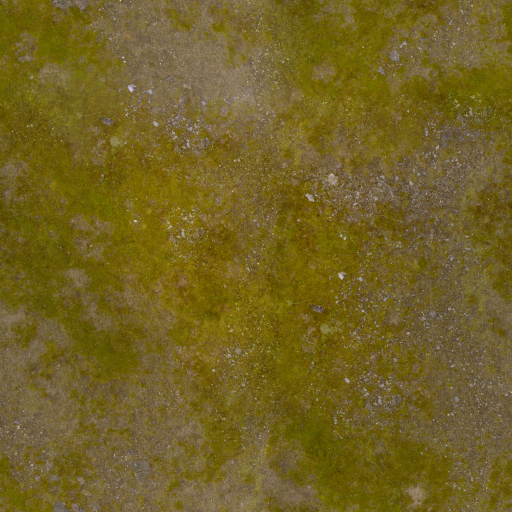
#> input picture WIPGFX/3d/polyhaven_terrain/aerial_grass_rock_Diffuse.jpg, 1024 x 1024 px (shown at 1/2 size)
$ python -i terrain_atlas.py   (imports and definitions only)
#> lines starting #> are read from the running program, lines starting #| are printed output that depends on the picture
"""Terrain atlas (map/terrain/atlas{0,1,2}.dds + atlas_normal{0,1,2}.dds, 4x4 slots of 512/256/128 px, DXT5 + mips).
Slot = `texture =` in common/terrain/00_terrain.txt. Diffuse RGB + A gloss; normal RGB (tangent, the terrain shader
reads .rbg so B is up) + A spec.

  python "WIPGFX/plans & scripts/terrain_atlas.py" revolution   Revolution_Realized's 5x5 aerial atlas (friend's mod,
                                                                 used with permission) + our water/lava  <- in use
  python "WIPGFX/plans & scripts/terrain_atlas.py" polyhaven    Poly Haven (CC0) ground photos (4x4)
  python "WIPGFX/plans & scripts/terrain_atlas.py" satellite    Sentinel-2 cloudless 2016 (CC BY 4.0, credit EOX)
  python "WIPGFX/plans & scripts/terrain_atlas.py" restore      the atlas the mod had before (WIPGFX/Assets/atlas_backup)
  python "WIPGFX/plans & scripts/terrain_atlas.py" scrap        our junk-field tile into slot 19 (Raxus Prime)
  python "WIPGFX/plans & scripts/terrain_atlas.py" umbara       Umbara's dark jungle floor into slot 20 (shader: dusk + glow)
Slots not listed in a source keep their current tile (6 water, 14 lava). Each new tile is brightness-matched to the
pre-existing tile it replaces, so planet colours (colormap overlay) stay balanced. Comparison: WIPGFX/terrain_compare.png
"""
import io, json, os, shutil, sys, urllib.request
import numpy as np
from PIL import Image

sys.path.insert(0, os.path.dirname(os.path.abspath(__file__)))
from flora_props import save_dxt5_mips  # noqa: E402

MAP = "map/terrain"
BACKUP = "WIPGFX/Assets/atlas_backup"
CACHE = "WIPGFX/3d/polyhaven_terrain"
FILES = [f"atlas{i}.dds" for i in range(3)] + [f"atlas_normal{i}.dds" for i in range(3)]
H = {"User-Agent": "HoD-mod/1.0"}
# slot: role -> Poly Haven texture id
POLYHAVEN = {0: "grass_path_2",              # farmland plains (+ snowy plains)
             1: "aerial_grass_rock",         # grass
             2: "aerial_rocks_01",           # grassy hills
             3: "dry_ground_rocks",          # rocky hills
             4: "brown_mud_leaves_01",       # dense forest / jungle floor
             5: "forrest_ground_01",         # forest / jungle
             7: "rocky_terrain_02",          # green mountains
             8: "grass_path_3",              # savanna
             9: "aerial_sand",               # dunes (+ permanent snow)
             10: "aerial_asphalt_01",        # city
             11: "rock_ground",              # rock (+ snowy rock)
             12: "gravelly_sand",            # sand
             13: "cracked_red_ground",       # brown mountain
             15: "red_laterite_soil_stones"}  # red mountain tops
# slot -> (lon, lat, bbox degrees) for the satellite alternative (locations still to be refined, see terrain_compare)
SATELLITE = {1: (-8.3, 53.0, 0.06), 4: (-62.0, -3.3, 0.06), 8: (34.85, -2.35, 0.06), 9: (15.3, -24.72, 0.08),
             11: (8.0, 46.5, 0.08), 15: (118.6, -22.4, 0.08), 10: (31.24, 30.05, 0.03)}


def get(url):
    return urllib.request.urlopen(urllib.request.Request(url, headers=H), timeout=120).read()


# [38 lines left out: functions tileable, polyhaven_maps, satellite_maps, not called in this run]


def build(source):
    if not os.path.exists(f"{BACKUP}/atlas0.dds"):              # first run: keep the pre-existing atlas
        os.makedirs(BACKUP, exist_ok=True)
        for f in FILES:
            shutil.copy2(f"{MAP}/{f}", f"{BACKUP}/{f}")
    ref = np.asarray(Image.open(f"{BACKUP}/atlas0.dds").convert("RGB")).astype(np.float32)
    rt = ref.shape[0] // 4
    tiles = {}
    for slot, spec in source.items():
        diff, nrm, gloss = polyhaven_maps(spec) if isinstance(spec, str) else satellite_maps(*spec)
        old = ref[(slot // 4) * rt:(slot // 4 + 1) * rt, (slot % 4) * rt:(slot % 4 + 1) * rt]
        diff = np.clip(diff * old.mean() / max(diff.mean(), 1), 0, 255)   # keep the slot's brightness
        tiles[slot] = (diff, nrm, gloss)
        print(f"slot {slot:2d} <- {spec}")
    for lvl in range(3):
        for kind in ("atlas", "atlas_normal"):
            im = np.asarray(Image.open(f"{BACKUP}/{kind}{lvl}.dds").convert("RGBA")).copy()
            t = im.shape[0] // 4
            for slot, (diff, nrm, gloss) in tiles.items():
                rgb = diff if kind == "atlas" else nrm
                a = gloss * 0.6 if kind == "atlas" else np.full(gloss.shape, 40, np.float32)
                rgba = np.dstack([rgb, a]).astype(np.uint8)
                im[(slot // 4) * t:(slot // 4 + 1) * t, (slot % 4) * t:(slot % 4 + 1) * t] = \
                    np.asarray(Image.fromarray(rgba, "RGBA").resize((t, t), Image.LANCZOS))
            save_dxt5_mips(im, f"{MAP}/{kind}{lvl}.dds")
    if os.path.exists("gfx/FX/constants.fxh"):             # 4x4 atlas: vanilla constants
        os.remove("gfx/FX/constants.fxh")
    print("atlas written:", ", ".join(FILES))


REVOLUTION = r"F:/Documents/Paradox Interactive/Hearts of Iron IV/mod/Revolution_Realized"
VANILLA_CONSTANTS = r"F:/SteamLibrary/steamapps/common/Hearts of Iron IV/gfx/FX/constants.fxh"
# 5x5 slot -> our 4x4 backup slot to paste in (6 = blue water for inner seas, 14 = lava); 20 is a joke image in
# their atlas (unused by our terrain.bmp) -> copy of their alpine slot 18
REV_FROM_OURS = {6: 6, 14: 14}
REV_COPY = {20: 18}
REV_CONSTANTS = {"TERRAIN_TILE_FREQ": "228.0f", "MAP_NUM_TILES": "5.0f", "TEXELS_PER_TILE": "312.0f"}


# [32 lines left out: functions revolution, restore, not called in this run]


SCRAP_SLOT = 19      # unused slot of the 5x5 atlas (00_terrain.txt: scrap_28, scrap_town_29)


# [108 lines left out: functions scrap_tile, splice_slot, write_tile, scrap, not called in this run]


UMBARA_SLOT = 20     # unused slot of the 5x5 atlas (00_terrain.txt: umbara_33, umbara_town_34; pdxmap.shader dims it
                     # and lights bioluminescent specks on it: Umbara's permanent dusk, the user 2026-10-19)


# [37 lines left out: functions umbara_tile, umbara, not called in this run]


# [3 lines not run here, left out]

>>> import cv2
>>> picture = cv2.imread('../3d/polyhaven_terrain/aerial_grass_rock_Diffuse.jpg', cv2.IMREAD_GRAYSCALE)
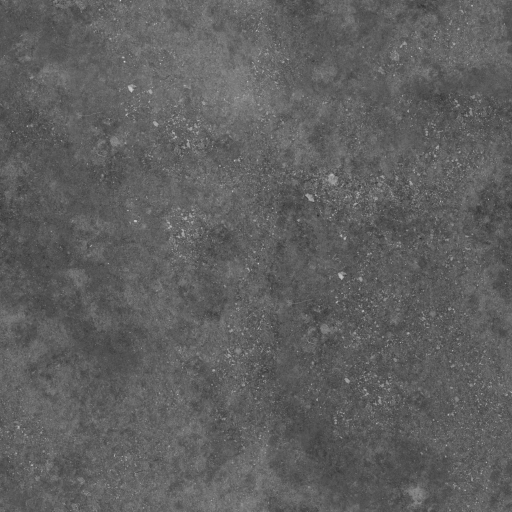
#> picture: shape (1024, 1024) (shown at 1/2 size); min 36, max 232, mean 95.2
>>> result = build(picture)
#> (the run stopped early here; a loop or call above may not have finished)
